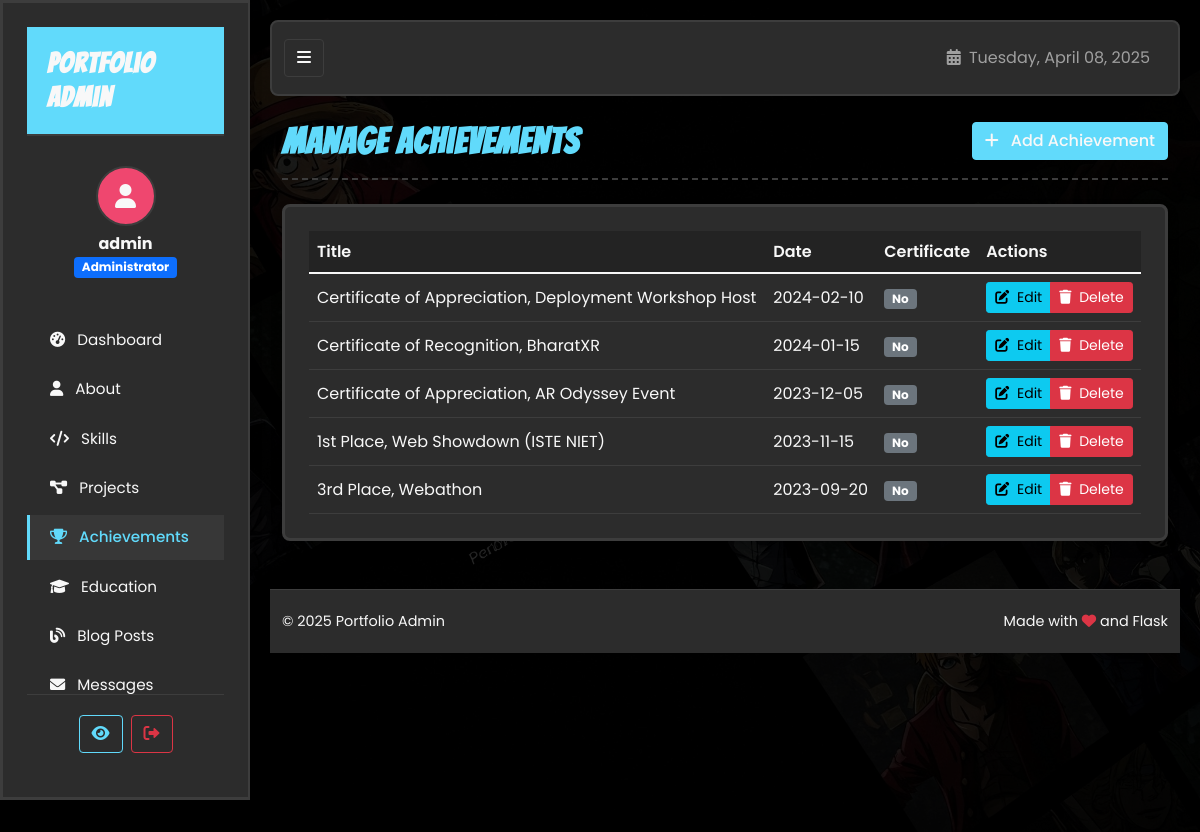
Page /admin/achievements (signed in) on the committed database.
### tables this page shows
CREATE TABLE User (
        id INTEGER PRIMARY KEY AUTOINCREMENT,
        username TEXT UNIQUE NOT NULL,
        password TEXT NOT NULL,
        is_admin INTEGER DEFAULT 0
    );

CREATE TABLE Achievement (
        id INTEGER PRIMARY KEY AUTOINCREMENT,
        title TEXT NOT NULL,
        description TEXT NOT NULL,
        date DATE,
        image TEXT,
        certificate_pdf TEXT
    );

### app_sqlite.py (the view)
    def wrapped_view(**kwargs):
        if 'user_id' not in session:
            flash('Please log in to access this page.', 'warning')
            return redirect(url_for('login'))
        db = get_db()
        user = db.execute('SELECT * FROM User WHERE id = ?', (session['user_id'],)).fetchone()
        if not user or not user['is_admin']:
            flash('You do not have permission to access this page.', 'danger')
            return redirect(url_for('index'))
        return view(**kwargs)

### app_sqlite.py (called while the page is built)
def get_db():
    if 'db' not in g:
        g.db = sqlite3.connect(
            app.config['DATABASE'],
            detect_types=sqlite3.PARSE_DECLTYPES
        )
        g.db.row_factory = sqlite3.Row
    return g.db

def admin_required(view):
    def wrapped_view(**kwargs):
        if 'user_id' not in session:
            flash('Please log in to access this page.', 'warning')
            return redirect(url_for('login'))
        db = get_db()
        user = db.execute('SELECT * FROM User WHERE id = ?', (session['user_id'],)).fetchone()
        if not user or not user['is_admin']:
            flash('You do not have permission to access this page.', 'danger')
            return redirect(url_for('index'))
        return view(**kwargs)
    wrapped_view.__name__ = view.__name__
    return wrapped_view

@app.context_processor
def inject_now():
    return {'now': datetime.utcnow()}

@app.context_processor
def inject_user():
    user = None
    if 'user_id' in session:
        db = get_db()
        user = db.execute('SELECT * FROM User WHERE id = ?', (session['user_id'],)).fetchone()
    return {'current_user': user}

@app.context_processor
def inject_unread_messages():
    if 'user_id' in session:
        db = get_db()
        unread_message_count = db.execute(
            'SELECT COUNT(*) FROM Contact WHERE is_read = 0'
        ).fetchone()[0]
        return {'unread_message_count': unread_message_count}
    return {'unread_message_count': 0}

### templates/admin/achievements.html (shortened to what this page needs)
{% extends "admin/layout.html" %}
{% block content %}
<div class="page-header d-flex justify-content-between align-items-center mb-4">
    <h1 class="bangers-font">Manage Achievements</h1>
    <a href="{{ url_for('admin_add_achievement') }}" class="btn btn-primary">
        <i class="fas fa-plus me-2"></i> Add Achievement
    </a>
</div>
<div class="comic-panel">
    <div class="table-responsive">
        {% if achievements %}
            <table class="table table-hover align-middle">
                <thead>
                    <tr>
                        <th>Title</th>
                        <th>Date</th>
                        <th>Certificate</th>
                        <th>Actions</th>
                    </tr>
                </thead>
                <tbody>
                    {% for achievement in achievements %}
                        <tr>
                            <td>{{ achievement.title }}</td>
                            <td>{{ achievement.date }}</td>
                            <td>
                                {% if achievement.certificate_pdf %}
                                    <span class="badge bg-success">Yes</span>
                                {% else %}
                                    <span class="badge bg-secondary">No</span>
                                {% endif %}
                            </td>
                            <td>
                                <div class="btn-group" role="group">
                                    <a href="{{ url_for('admin_edit_achievement', id=achievement.id) }}" class="btn btn-sm btn-info">
                                        <i class="fas fa-edit me-1"></i> Edit
                                    </a>
                                    <button type="button" class="btn btn-sm btn-danger"
                                            onclick="confirmDelete('{{ achievement.title }}', '{{ url_for('admin_delete_achievement', id=achievement.id) }}')">
                                        <i class="fas fa-trash me-1"></i> Delete
                                    </button>
                                </div>
                            </td>
                        </tr>
                    {% endfor %}
                </tbody>
            </table>
        {% else %}
            <div class="terminal-text text-center py-3">
                <p class="mb-0">No achievements added yet. Click the "Add Achievement" button to add your first achievement.</p>
            </div>
        {% endif %}
    </div>
</div>
{% endblock %}

### templates/admin/layout.html (shortened to what this page needs)
<!DOCTYPE html>
<html lang="en">
<head>
    <link rel="stylesheet" href="https://cdnjs.cloudflare.com/ajax/libs/font-awesome/6.0.0/css/all.min.css">
    <link href="https://cdn.jsdelivr.net/npm/bootstrap@5.1.3/dist/css/bootstrap.min.css" rel="stylesheet">
    <link rel="stylesheet" href="{{ url_for('static', filename='css/style.css') }}">
    <link rel="stylesheet" href="{{ url_for('static', filename='css/admin.css') }}">
</head>
<body class="admin-body">
    <div class="admin-wrapper">
        <nav id="sidebar" class="comic-panel">
            <div class="sidebar-header">
                <h3 class="bangers-font">Portfolio Admin</h3>
            </div>
            <div class="sidebar-user text-center mb-4">
                <div class="user-avatar">
                    <i class="fas fa-user"></i>
                </div>
                <div class="user-info mt-2">
                    <h5 class="mb-0">{{ current_user.username }}</h5>
                    <span class="badge bg-primary">Administrator</span>
                </div>
            </div>
            <ul class="nav flex-column">
                <li class="nav-item">
                    <a href="{{ url_for('admin_dashboard') }}" class="nav-link {% if request.endpoint == 'admin_dashboard' %}active{% endif %}">
                        <i class="fas fa-tachometer-alt me-2"></i> Dashboard
                    </a>
                </li>
                <li class="nav-item">
                    <a href="{{ url_for('admin_about') }}" class="nav-link {% if 'about' in request.endpoint %}active{% endif %}">
                        <i class="fas fa-user me-2"></i> About
                    </a>
                </li>
                <li class="nav-item">
                    <a href="{{ url_for('admin_skills') }}" class="nav-link {% if 'skill' in request.endpoint %}active{% endif %}">
                        <i class="fas fa-code me-2"></i> Skills
                    </a>
                </li>
                <li class="nav-item">
                    <a href="{{ url_for('admin_projects') }}" class="nav-link {% if 'project' in request.endpoint %}active{% endif %}">
                        <i class="fas fa-project-diagram me-2"></i> Projects
                    </a>
                </li>
                <li class="nav-item">
                    <a href="{{ url_for('admin_achievements') }}" class="nav-link {% if 'achievement' in request.endpoint %}active{% endif %}">
                        <i class="fas fa-trophy me-2"></i> Achievements
                    </a>
                </li>
                <li class="nav-item">
                    <a href="{{ url_for('admin_dashboard') }}" class="nav-link {% if 'education' in request.endpoint %}active{% endif %}">
                        <i class="fas fa-graduation-cap me-2"></i> Education
                    </a>
                </li>
                <li class="nav-item">
                    <a href="{{ url_for('admin_blog') }}" class="nav-link {% if 'blog' in request.endpoint %}active{% endif %}">
                        <i class="fas fa-blog me-2"></i> Blog Posts
                    </a>
                </li>
                <li class="nav-item">
                    <a href="{{ url_for('admin_messages') }}" class="nav-link {% if 'message' in request.endpoint %}active{% endif %}">
                        <i class="fas fa-envelope me-2"></i> Messages
                    </a>
                </li>
                <li class="nav-item">
                    <a href="{{ url_for('admin_logger') }}" class="nav-link {% if 'logger' in request.endpoint %}active{% endif %}">
                    </a>
                </li>
            </ul>
            <div class="sidebar-footer">
                <div class="d-flex">
                    <a href="{{ url_for('index') }}" class="btn btn-outline-primary me-2"
                       title="View Site" data-bs-toggle="tooltip" data-bs-placement="top">
                        <i class="fas fa-eye"></i>
                    </a>
                    <a href="{{ url_for('logout') }}" class="btn btn-outline-danger"
                       title="Logout" data-bs-toggle="tooltip" data-bs-placement="top">
                        <i class="fas fa-sign-out-alt"></i>
                    </a>
                </div>
            </div>
        </nav>
        <div id="content">
            <nav class="navbar navbar-expand navbar-dark mb-4">
                <div class="container-fluid">
                    <button id="sidebarCollapse" class="btn btn-dark d-none d-md-block">
                        <i class="fas fa-bars"></i>
                    </button>
                    <div class="ms-auto d-flex">
                        <div class="navbar-text me-3">
                            <i class="fas fa-calendar-alt me-1"></i> {{ now.strftime('%A, %B %d, %Y') }}
                        </div>
                    </div>
                </div>
            </nav>
            <div class="container-fluid">
                {% block content %}{% endblock %}
            </div>
            <footer class="footer mt-5">
                <div class="container-fluid">
                    <div class="d-flex flex-column flex-md-row justify-content-between align-items-center">
                        <div class="text-center text-md-start mb-2 mb-md-0">
                            <span>&copy; {{ now.year }} Portfolio Admin</span>
                        </div>
                        <div class="text-center text-md-end">
                            <span>Made with <i class="fas fa-heart text-danger"></i> and Flask</span>
                        </div>
                    </div>
                </div>
            </footer>
        </div>
    </div>
</body>
</html>

### static/css/style.css (style rules this page uses)
:root { --bg-color: #1e1e1e; --text-color: #f8f8f8; --primary-color: #61DAFB; --primary-color-rgb: 97, 218, 251; --secondary-color: #FFD166; --secondary-color-rgb: 255, 209, 102; --accent-color: #EF476F; --accent-color-rgb: 239, 71, 111; --panel-bg: #2c2c2c; --border-color: #3d3d3d; --terminal-green: #00ff00; --danger-color: #FF6B6B; --info-color: #61AFEF; }
body { background-image: url('../img/Gemini_Generated_Image_z3yqisz3yqisz3yq.jpg'); background-color: var(--bg-color); background-size: cover; background-position: center; background-repeat: no-repeat; background-attachment: fixed; color: var(--text-color); font-family: 'Source Code Pro', monospace; line-height: 1.6; position: relative; }
body::before { content: ''; position: fixed; top: 0; left: 0; width: 100%; height: 100%; background-color: rgba(0, 0, 0, 0.85); z-index: -1; }
h1, h2, h3, h4, h5, h6 { font-weight: 700; margin-bottom: 1rem; }
a { color: var(--primary-color); text-decoration: none; transition: color 0.3s; }
.bangers-font { font-family: 'Bangers', cursive; letter-spacing: 0.05em; color: var(--accent-color); }
.nav-link { position: relative; padding: 0.5rem 1rem; transition: all 0.3s ease; }
.nav-link::after { content: ''; position: absolute; bottom: 0; left: 0; width: 0; height: 2px; background-color: var(--secondary-color); transition: width 0.3s ease; }
.comic-panel { background-color: var(--panel-bg); border: 3px solid var(--border-color); border-radius: 8px; padding: 1.5rem; margin-bottom: 2rem; position: relative; overflow: hidden; box-shadow: 0 6px 12px rgba(0, 0, 0, 0.2); }
.comic-panel::before { content: ""; position: absolute; top: 0; left: 0; right: 0; height: 5px; background: linear-gradient(90deg, var(--accent-color), var(--accent-hover)); }
footer { background-color: var(--panel-bg); border-top: 3px solid var(--border-color); padding: 2rem 0; }
.navbar { background-color: rgba(30, 30, 30, 0.95); backdrop-filter: blur(10px); border-bottom: 3px solid var(--border-color); position: sticky; top: 0; z-index: 1000; transition: all 0.3s ease; }

### rows in the picture
User: username "admin"
Achievement: title "Certificate of Appreciation, Deployment Workshop Host", date "2024-02-10"
Achievement: title "Certificate of Recognition, BharatXR", date "2024-01-15"
Achievement: title "Certificate of Appreciation, AR Odyssey Event", date "2023-12-05"
Achievement: title "1st Place, Web Showdown (ISTE NIET)", date "2023-11-15"
Achievement: title "3rd Place, Webathon", date "2023-09-20"
